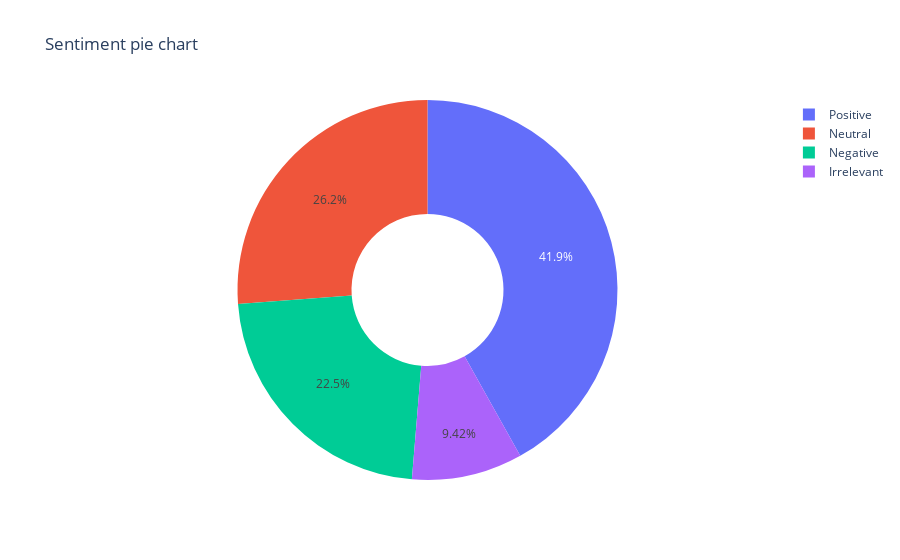

The notebook cell saved with this chart:
### Markdown cell above
### Sentiment Distribution

### Code cell
fig =px.pie(df,names='Sentiment' ,title='Sentiment pie chart' ,hole=0.4)
fig.show()

### Figure 1 — Plotly figure (JSON) as saved in the notebook; plotly's stock layout.template omitted (floating-point values rounded to 4 significant figures; data arrays with more than 128 entries replaced by an {"elided": "..."} marker saying what was removed)
{"data": [{"domain": {"x": [0, 1], "y": [0, 1]}, "hole": 0.4, "hovertemplate": "Sentiment=%{label}<extra></extra>", "labels": {"elided": "191 str values"}, "legendgroup": "", "name": "", "showlegend": true, "type": "pie"}], "layout": {"legend": {"tracegroupgap": 0}, "title": {"text": "Sentiment pie chart"}}}
